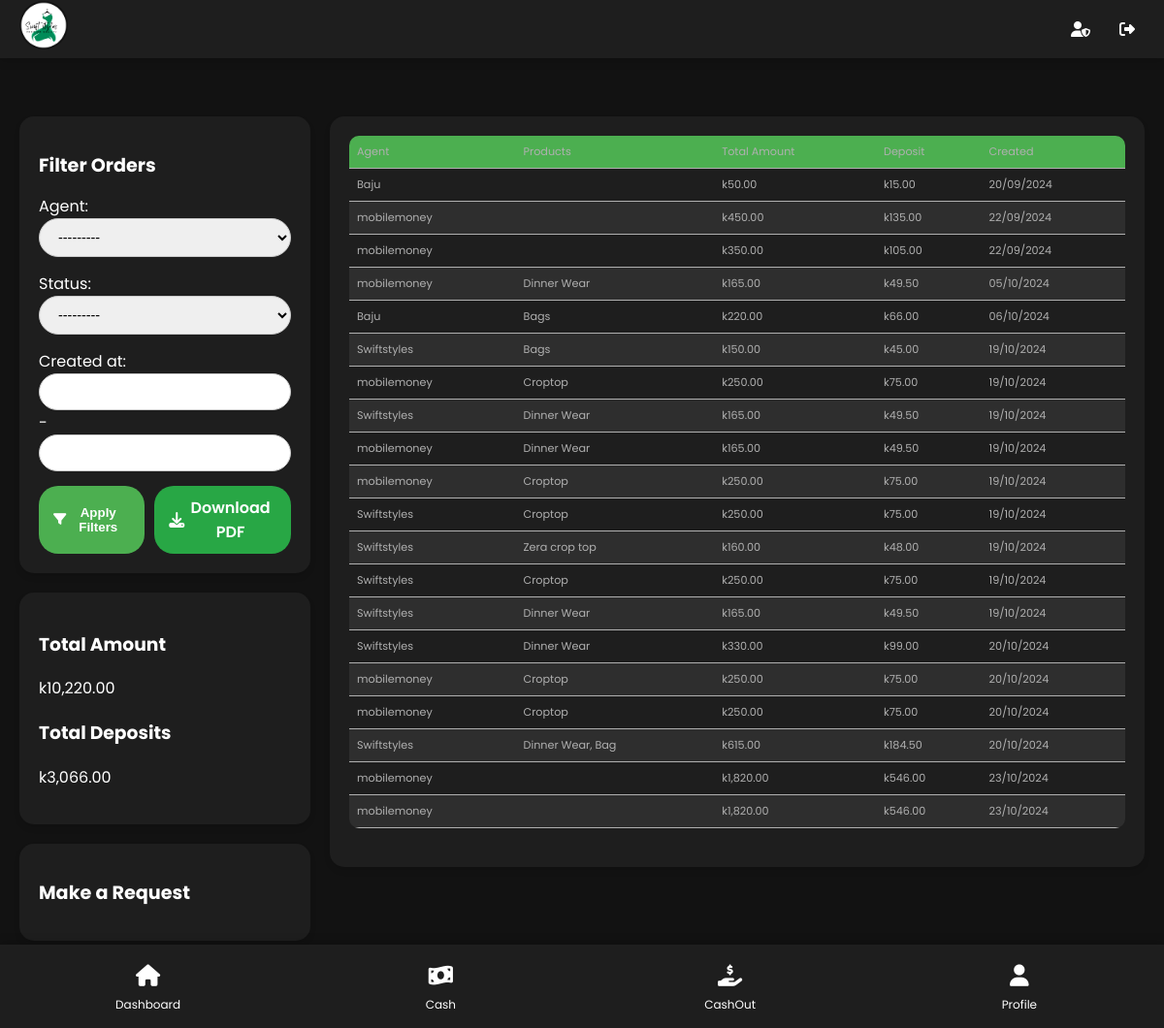
Page /orders/ (signed in) on the committed database.
### mma/models.py (models this page shows, shortened)
class Order(models.Model):
    STATUS_CHOICES = (
        ('pending', 'Pending'),
        ('approved', 'Approved'),
        ('completed', 'Completed'),  # Add 'completed' status
        ('cancelled', 'Cancelled'),
    )
    agent = models.ForeignKey(CustomUser, on_delete=models.CASCADE, related_name='orders')
    customer_name = models.CharField(max_length=200)
    phone_number = models.CharField(max_length=15, null=True, blank=True)  # Allow null values
    total_amount = models.DecimalField(max_digits=10, decimal_places=2)
    deposit_amount = models.DecimalField(max_digits=10, decimal_places=2)
    status = models.CharField(max_length=20, choices=STATUS_CHOICES, default='pending')
    created_at = models.DateTimeField(auto_now_add=True)
    business_location = models.CharField(max_length=200, null=True, blank=True)
    delivery_date = models.DateField(null=True, blank=True)
    is_approved = models.BooleanField(default=False)

class OrderItem(models.Model):
    order = models.ForeignKey(Order, related_name='items', on_delete=models.CASCADE)
    product = models.ForeignKey(Product, on_delete=models.CASCADE)
    quantity = models.PositiveIntegerField()

class Product(models.Model):
    CATEGORY_CHOICES = [
        ('groceries', 'Groceries'),
        ('service', 'Service'),
        ('job', 'Job'),
        ('hardware', 'Hardware'),
        ('electronics', 'Electronics'),
        ('clothing', 'Clothing'),
        ('furniture', 'Furniture'),
        ('automotive', 'Automotive'),
        ('beauty_health', 'Beauty & Health'),
        ('toys', 'Toys'),
        ('sports', 'Sports & Outdoors'),
        ('books', 'Books'),
        ('home_appliances', 'Home Appliances'),
        ('stationery', 'Stationery'),
        ('pharmacy', 'Pharmacy'),
        ('jewelry', 'Jewelry & Accessories'),
        ('footwear', 'Footwear'),
        ('gardening', 'Gardening & Outdoor'),
        ('baby_products', 'Baby Products'),
        ('pet_supplies', 'Pet Supplies'),
        ('music_instruments', 'Musical Instruments'),
        ('office_supplies', 'Office Supplies'),
        ('gaming', 'Gaming'),
        ('kitchenware', 'Kitchenware'),
        ('building_materials', 'Building Materials'),
        ('tools', 'Tools & Equipment'),
        ('computer_accessories', 'Computer & Accessories'),
    ]
    name = models.CharField(max_length=200)
    description = models.TextField()
    category = models.CharField(max_length=100, choices=CATEGORY_CHOICES, default='other')
    price = models.DecimalField(max_digits=10, decimal_places=2)
    delivery_time = models.PositiveIntegerField()
    image = models.ImageField(upload_to='product_images/', null=True, blank=True, default='product_default.png')
    verified = models.BooleanField(default=False)
    added_by = models.ForeignKey(CustomUser, on_delete=models.SET_NULL, null=True, blank=True)
    created = models.DateTimeField(auto_now_add=True)
    stock_count = models.PositiveIntegerField(default=0)
    created = models.DateTimeField(auto_now_add=True)
    store_address = models.CharField(max_length=255, null=True, blank=True)
    phone_number = models.CharField(max_length=15, default="000-000-0000", help_text="Enter the store owner's contact number")

### users/models.py (models this page shows, shortened)
class CustomUser(AbstractUser):
    first_name = models.CharField(max_length=100)
    last_name = models.CharField(max_length=100)
    phone_number = models.CharField(max_length=13, unique=True)
    house_number = models.CharField(max_length=50)
    business_location = models.CharField(max_length=255)
    profile_pic = models.ImageField(upload_to='profile_pics/', null=True, blank=True)
    profile_pic_thumbnail = models.ImageField(upload_to='profile_pics/thumbnails/', null=True, blank=True)
    is_approved = models.BooleanField(default=False)
    is_admin = models.BooleanField(default=False)
    is_driver = models.BooleanField(default=False)  # Add this line# Add this line

### mma/views.py (the view)
# urls.py: path('orders/', views.OrderListView.as_view(), name='order_list'),
class OrderListView(LoginRequiredMixin, ListView):
    model = Order
    template_name = 'order_list.html'
    context_object_name = 'orders'
    paginate_by = 20
    def get_queryset(self):
        queryset = Order.objects.select_related('agent').prefetch_related('items__product')
        self.filterset = OrderFilter(self.request.GET, queryset=queryset)
        return self.filterset.qs
    def get_context_data(self, **kwargs):
        context = super().get_context_data(**kwargs)
        context['filter'] = self.filterset
        filtered_orders = self.filterset.qs
        context['total_amount'] = filtered_orders.aggregate(Sum('total_amount'))['total_amount__sum'] or 0
        context['total_deposits'] = filtered_orders.aggregate(Sum('deposit_amount'))['deposit_amount__sum'] or 0
        return context

### mma/templates/order_list.html (shortened to what this page needs)
{% extends "mma/base.html" %}
{% load widget_tweaks %}
{% block content %}
<div class="dashboard-container">
    <div class="left-column">
        <div class="card">
            <div class="filter-section">
                <h2 class="filter-heading">Filter Orders</h2>
<form method="get" class="form-grid">
    {% for field in filter.form %}
        <div class="form-group">
            {{ field.label_tag }}
            {{ field|add_class:"form-control" }}
        </div>
    {% endfor %}
    <div class="button-container">
        <button type="submit" class="btn btn-primary">
            <i class="fas fa-filter"></i> Apply Filters
        </button>
        <a href="{% url 'generate_sales_pdf' %}?{{ request.GET.urlencode }}" class="btn btn-green">
            <i class="fas fa-download"></i> Download PDF
        </a>
    </div>
</form>
            </div>
        </div>
        <div class="card">
            <div class="summary-section">
                <div>
                    <h3 class="summary-title">Total Amount</h3>
                    <p class="summary-value">k{{ total_amount|floatformat:2 }}</p>
                </div>
                <div>
                    <h3 class="summary-title">Total Deposits</h3>
                    <p class="summary-value">k{{ total_deposits|floatformat:2 }}</p>
                </div>
            </div>
        </div>
        <div class="card">
            <h2>Make a Request</h2>
        </div>
    </div>
    <div class="right-column">
        <div class="card">
            <div class="table-responsive">
                <table>
                    <thead>
                        <tr>
                            <th>Agent</th>
                            <th>Products</th>
                            <th>Total Amount</th>
                            <th>Deposit</th>
                            <th>Created</th>
                        </tr>
                    </thead>
                    <tbody>
                        {% for order in orders %}
                        <tr>
                            <td>{{ order.agent.username }}</td>
                            <td>
                                {% for item in order.items.all %}
                                    {{ item.product.name }}{% if not forloop.last %}, {% endif %}
                                {% endfor %}
                            </td>
                            <td>k{{ order.total_amount }}</td>
                            <td>k{{ order.deposit_amount }}</td>
                            <td>{{ order.created_at|date:"d/m/Y" }}</td>
                        </tr>
                        {% empty %}
                        <tr>
                            <td colspan="5">No orders found</td>
                        </tr>
                        {% endfor %}
                    </tbody>
                </table>
            </div>
        </div>
    </div>
</div>
{% endblock %}

### mma/templates/mma/base.html (style rules this page uses)
:root { --primary-color: #4CAF50; --secondary-color: #2196F3; --background-color: #121212; --card-background: #1E1E1E; --text-color: #FFFFFF; --secondary-text: #B0B0B0; --nav-height: 60px; --table-header-bg: #333; --table-row-bg: #1E1E1E; --table-row-alt-bg: #2E2E2E; }
body { font-family: 'Poppins', sans-serif; background-color: var(--background-color); color: var(--text-color); margin: 0; padding: 0; padding-top: var(--nav-height); padding-bottom: 70px; }
.card { background-color: var(--card-background); border-radius: 15px; padding: 20px; box-shadow: 0 4px 15px rgba(0, 0, 0, 0.1); transition: transform 0.3s, box-shadow 0.3s; }
.btn { background-color: var(--primary-color); color: var(--text-color); border: none; border-radius: 25px; padding: 12px 24px; cursor: pointer; font-weight: 600; text-decoration: none; display: inline-block; transition: background-color 0.3s, transform 0.3s, box-shadow 0.3s; text-align: center; }
table { width: 100%; border-collapse: separate; border-spacing: 0; margin-bottom: 20px; border-radius: 10px; overflow: hidden; }
th, td { padding: 15px; text-align: left; }
thead { background-color: var(--primary-color); }
tbody tr:nth-child(odd) { background-color: var(--table-row-bg); }
tbody tr:nth-child(even) { background-color: var(--table-row-alt-bg); }
th { color: var(--text-color); font-weight: 600; }
td { color: var(--secondary-text); }
button { background-color: #007bff; color: white; border: none; padding: 5px 10px; cursor: pointer; border-radius: 4px; }

### mma/templates/order_list.html (style rules this page uses)
.dashboard-container { display: flex; flex-direction: column; gap: 20px; }
.card { background-color: var(--card-background); border-radius: 15px; padding: 20px; margin-bottom: 20px; box-shadow: 0 4px 6px rgba(0, 0, 0, 0.1); }
h2 { color: var(--text-color); margin-bottom: 15px; font-size: 1.2rem; }
.btn { padding: 10px 15px; border: none; border-radius: 5px; background-color: var(--primary-color); color: white; text-decoration: none; cursor: pointer; transition: background-color 0.3s; }
table { width: 100%; border-collapse: collapse; font-size: 0.7em; }
th, td { padding: 8px; text-align: left; border-bottom: 1px solid var(--secondary-text); }
th { color: var(--secondary-text); font-weight: normal; }
@media (min-width: 768px) { .dashboard-container { flex-direction: row; } }
@media (min-width: 768px) { .left-column, .right-column { flex: 1; } }
@media (min-width: 768px) { .left-column { max-width: 300px; } }
.form-group { margin-bottom: 15px; }
.form-control { border: 1px solid #ccc; border-radius: 20px; padding: 10px 15px; width: 100%; box-sizing: border-box; font-size: 0.9em; transition: border-color 0.3s; }
.button-container { display: flex; gap: 10px; }
.btn { display: flex; align-items: center; padding: 10px 15px; border: none; border-radius: 20px; background-color: var(--primary-color); color: white; text-decoration: none; cursor: pointer; transition: background-color 0.3s; }
.btn-green { background-color: #28a745; }

### rows in the picture
Order: agent.username "Baju", total_amount "50.00", deposit_amount "15.00", created_at "20/09/2024"
Order: agent.username "mobilemoney", total_amount "450.00", deposit_amount "135.00", created_at "22/09/2024"
Order: agent.username "mobilemoney", total_amount "350.00", deposit_amount "105.00", created_at "22/09/2024"
Order: agent.username "mobilemoney", total_amount "165.00", deposit_amount "49.50", created_at "05/10/2024"
OrderItem: product.name "Dinner Wear"
Order: agent.username "Baju", total_amount "220.00", deposit_amount "66.00", created_at "06/10/2024"
OrderItem: product.name "Bags"
Order: agent.username "Swiftstyles", total_amount "150.00", deposit_amount "45.00", created_at "19/10/2024"
OrderItem: product.name "Bags"
Order: agent.username "mobilemoney", total_amount "250.00", deposit_amount "75.00", created_at "19/10/2024"
OrderItem: product.name "Croptop"
Order: agent.username "Swiftstyles", total_amount "165.00", deposit_amount "49.50", created_at "19/10/2024"
OrderItem: product.name "Dinner Wear"
Order: agent.username "mobilemoney", total_amount "165.00", deposit_amount "49.50", created_at "19/10/2024"
OrderItem: product.name "Dinner Wear"
Order: agent.username "mobilemoney", total_amount "250.00", deposit_amount "75.00", created_at "19/10/2024"
OrderItem: product.name "Croptop"
Order: agent.username "Swiftstyles", total_amount "250.00", deposit_amount "75.00", created_at "19/10/2024"
OrderItem: product.name "Croptop"
Order: agent.username "Swiftstyles", total_amount "160.00", deposit_amount "48.00", created_at "19/10/2024"
OrderItem: product.name "Zera crop top"
Order: agent.username "Swiftstyles", total_amount "250.00", deposit_amount "75.00", created_at "19/10/2024"
OrderItem: product.name "Croptop"
Order: agent.username "Swiftstyles", total_amount "165.00", deposit_amount "49.50", created_at "19/10/2024"
OrderItem: product.name "Dinner Wear"
Order: agent.username "Swiftstyles", total_amount "330.00", deposit_amount "99.00", created_at "20/10/2024"
OrderItem: product.name "Dinner Wear"
Order: agent.username "mobilemoney", total_amount "250.00", deposit_amount "75.00", created_at "20/10/2024"
OrderItem: product.name "Croptop"
Order: agent.username "mobilemoney", total_amount "250.00", deposit_amount "75.00", created_at "20/10/2024"
OrderItem: product.name "Croptop"
Order: agent.username "Swiftstyles", total_amount "615.00", deposit_amount "184.50", created_at "20/10/2024"
OrderItem: product.name "Dinner Wear"
OrderItem: product.name "Bag"
Order: agent.username "mobilemoney", total_amount "1,820.00", deposit_amount "546.00", created_at "23/10/2024"
Order: agent.username "mobilemoney", total_amount "1,820.00", deposit_amount "546.00", created_at "23/10/2024"

### other values in the picture
{{ field.label_tag }} "Agent:" "Status:" "Created at:"
{{ total_amount|floatformat:2 }} "10,220.00"
{{ total_deposits|floatformat:2 }} "3,066.00"
